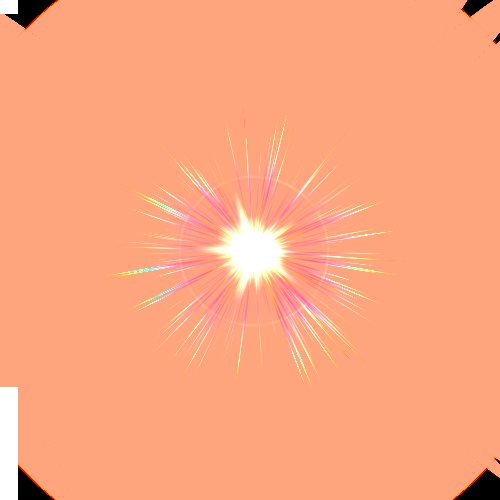
#> input picture eye_1.png, 500 x 500 px
$ python test.py
#> lines starting #> are read from the running program, lines starting #| are printed output that depends on the picture; after the words box and inside, x2 and y2 are one past the last pixel; in counts of white or black regions, pixels touching at a corner belong together
import cv2
import matplotlib.pyplot as plt
import numpy as np

face_cascade = cv2.CascadeClassifier('haarcascade_frontalface_default.xml')
eye_cascade = cv2.CascadeClassifier('haarcascade_eye.xml')

lf = cv2.imread("eye_1.png")
#> lf is the input picture: shape (500, 500, 3); mean B, G, R 128.6, 165.7, 252.3
user = cv2.imread("face.jpg")
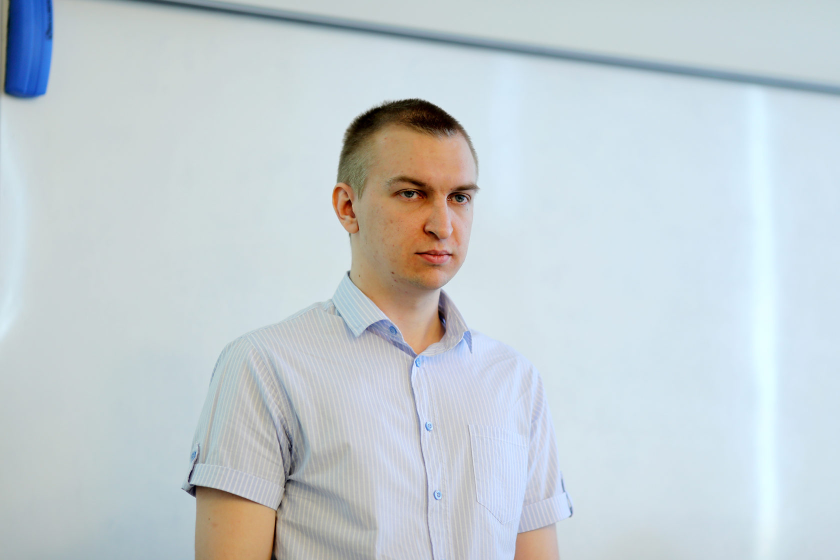
#> input picture face.jpg, 1680 x 1120 px (shown at 1/2 size)
#> user is the input picture: shape (1120, 1680, 3); mean B, G, R 211.2, 206.5, 196.6
gray_user = cv2.cvtColor(user, cv2.COLOR_BGR2GRAY)
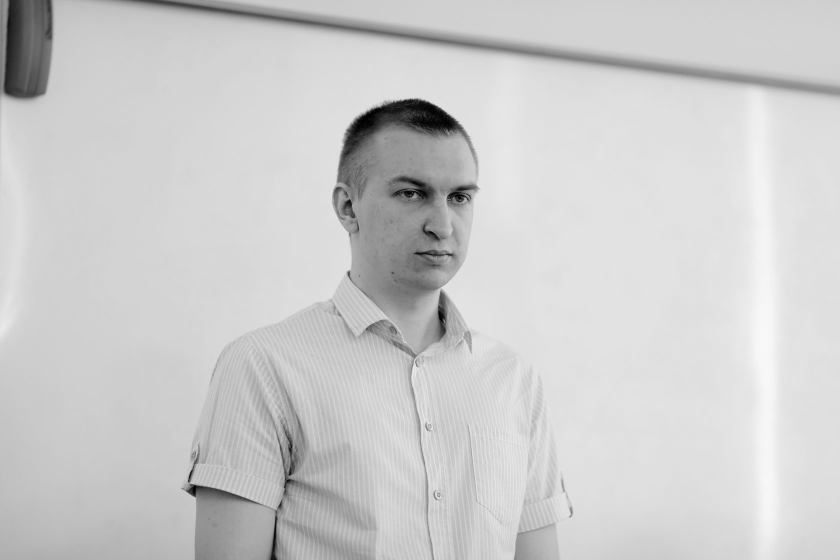
#> gray_user: shape (1120, 1680) (shown at 1/2 size); min 0, max 248, mean 204.1

faces = face_cascade.detectMultiScale(gray_user, 1.3, 5)
#> faces = [[729, 281, 284, 284]]
for (x, y, w, h) in faces:
    roi_gray = gray_user[y:y + h, x:x + w]
    eyes = eye_cascade.detectMultiScale(roi_gray)
    for (ex, ey, ew, eh) in eyes:
        ew = ew + 400
        eh = eh + 400
        ey = ey - 202
        ex = ex - 206
        # cv2.rectangle(roi_gray,(ex,ey),(ex+ew,ey+eh),(0,0,255),3)

        # resizing & paste the lf image on user
        roi_eye = user[y + ey:y + ey + eh, x + ex:x + ex + ew]
        resized_lensflare = cv2.resize(lf, (eh, ew))

        # making fg,bg and alpha
        fg = resized_lensflare.copy()
        alpha = fg.copy()
        bg = roi_eye.copy()

        # converting uint8 to float
        fg = fg.astype(float)
        bg = bg.astype(float)

        # Normalizing the alpha mask to keep intensity between 0 and 1
        alpha = alpha.astype(float) / 255

        fg = cv2.multiply(alpha, fg)
        bg = cv2.multiply(1.0 - alpha, bg)
        final = cv2.add(fg, bg)

        user[y + ey:y + ey + eh, x + ex:x + ex + ew] = final
#> this loop made 1 pass
#> (x, y, w, h, eyes) on pass 1: (729, 281, 284, 284, [[160, 86, 56, 56], [62, 75, 64, 64], [110, 173, 38, 38]])
#> pass 1, `roi_gray = gray_user[y:y + h, x:x + w]`:
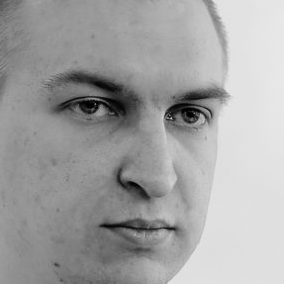
#> roi_gray: shape (284, 284); min 0, max 233, mean 162.8
#> after the loop:
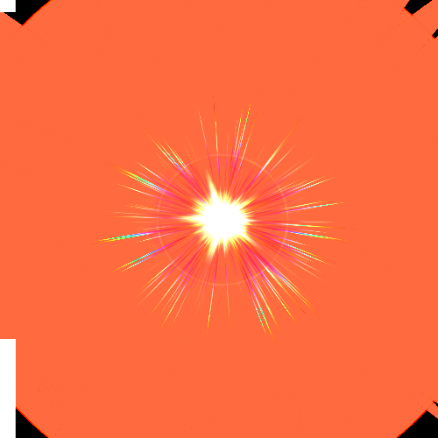
#> fg: shape (438, 438, 3) float64; mean B, G, R 67, 109.6, 251.9
#> after the loop:
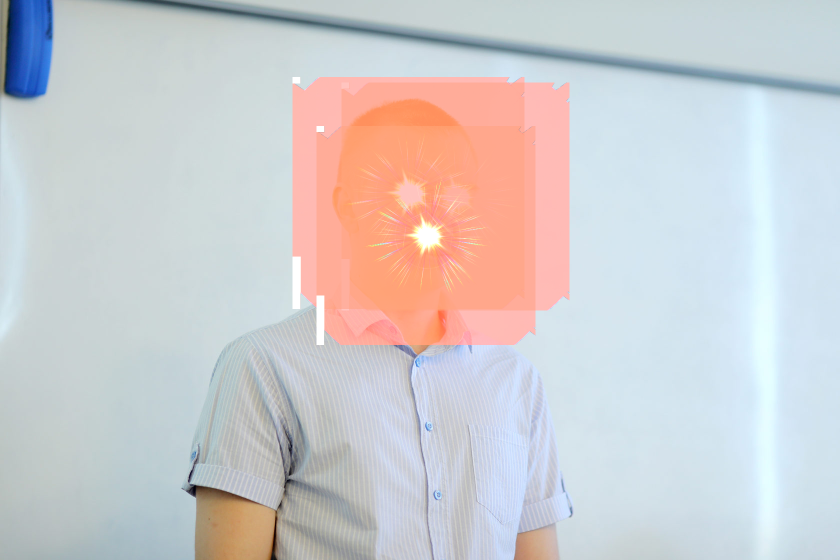
#> user: shape (1120, 1680, 3) (shown at 1/2 size); 15.13% of pixels changed, all inside (x1, y1, x2, y2) = (585, 154, 1139, 690)
#> after the loop, eh = 438; ew = 438; ex = -96; ey = -29

cv2.imshow("image", user)

cv2.waitKey(0)
cv2.destroyAllWindows()
